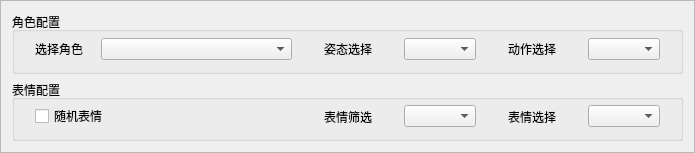
  <widget class="QFrame" name="frame_CharaCfg">
   <property name="geometry">
    <rect>
     <x>20</x>
     <y>420</y>
     <width>695</width>
     <height>153</height>
    </rect>
   </property>
   <property name="frameShape">
    <enum>QFrame::Shape::StyledPanel</enum>
   </property>
   <property name="frameShadow">
    <enum>QFrame::Shadow::Raised</enum>
   </property>
   <layout class="QVBoxLayout" name="verticalLayout_4">
    <item>
     <widget class="QGroupBox" name="groupBox_CharaSelect">
      <property name="title">
       <string>角色配置</string>
      </property>
      <layout class="QHBoxLayout" name="horizontalLayout_25">
       <property name="leftMargin">
        <number>20</number>
       </property>
       <property name="topMargin">
        <number>0</number>
       </property>
       <property name="rightMargin">
        <number>20</number>
       </property>
       <property name="bottomMargin">
        <number>5</number>
       </property>
       <item>
        <widget class="QLabel" name="label_charaSelect">
         <property name="sizePolicy">
          <sizepolicy hsizetype="Fixed" vsizetype="Preferred">
           <horstretch>1</horstretch>
           <verstretch>0</verstretch>
          </sizepolicy>
         </property>
         <property name="minimumSize">
          <size>
           <width>60</width>
           <height>0</height>
          </size>
         </property>
         <property name="text">
          <string>选择角色</string>
         </property>
        </widget>
       </item>
       <item>
        <widget class="QComboBox" name="comboBox_charaSelect">
         <property name="sizePolicy">
          <sizepolicy hsizetype="Preferred" vsizetype="Fixed">
           <horstretch>1</horstretch>
           <verstretch>0</verstretch>
          </sizepolicy>
         </property>
         <property name="minimumSize">
          <size>
           <width>150</width>
           <height>0</height>
          </size>
         </property>
        </widget>
       </item>
       <item>
        <widget class="QLabel" name="label_poiseSelect">
         <property name="sizePolicy">
          <sizepolicy hsizetype="Fixed" vsizetype="Preferred">
           <horstretch>1</horstretch>
           <verstretch>0</verstretch>
          </sizepolicy>
         </property>
         <property name="minimumSize">
          <size>
           <width>100</width>
           <height>0</height>
          </size>
         </property>
         <property name="text">
          <string>姿态选择</string>
         </property>
         <property name="alignment">
          <set>Qt::AlignmentFlag::AlignCenter</set>
         </property>
        </widget>
       </item>
       <item>
        <widget class="QComboBox" name="comboBox_poiseSelect">
         <property name="sizePolicy">
          <sizepolicy hsizetype="Fixed" vsizetype="Fixed">
           <horstretch>1</horstretch>
           <verstretch>0</verstretch>
          </sizepolicy>
         </property>
        </widget>
       </item>
       <item>
        <widget class="QLabel" name="label_posSelect">
         <property name="sizePolicy">
          <sizepolicy hsizetype="Fixed" vsizetype="Preferred">
           <horstretch>1</horstretch>
           <verstretch>0</verstretch>
          </sizepolicy>
         </property>
         <property name="minimumSize">
          <size>
           <width>100</width>
           <height>0</height>
          </size>
         </property>
         <property name="text">
          <string>动作选择</string>
         </property>
         <property name="alignment">
          <set>Qt::AlignmentFlag::AlignCenter</set>
         </property>
        </widget>
       </item>
       <item>
        <widget class="QComboBox" name="comboBox_posSelect">
         <property name="sizePolicy">
          <sizepolicy hsizetype="Fixed" vsizetype="Fixed">
           <horstretch>1</horstretch>
           <verstretch>0</verstretch>
          </sizepolicy>
         </property>
        </widget>
       </item>
      </layout>
     </widget>
    </item>
    <item>
     <widget class="QGroupBox" name="groupBox_EmotionSelect">
      <property name="title">
       <string>表情配置</string>
      </property>
      <layout class="QHBoxLayout" name="horizontalLayout_26">
       <property name="leftMargin">
        <number>20</number>
       </property>
       <property name="topMargin">
        <number>0</number>
       </property>
       <property name="rightMargin">
        <number>20</number>
       </property>
       <property name="bottomMargin">
        <number>5</number>
       </property>
       <item>
        <widget class="QCheckBox" name="checkBox_randomEmotion">
         <property name="sizePolicy">
          <sizepolicy hsizetype="Preferred" vsizetype="Fixed">
           <horstretch>2</horstretch>
           <verstretch>0</verstretch>
          </sizepolicy>
         </property>
         <property name="minimumSize">
          <size>
           <width>235</width>
           <height>0</height>
          </size>
         </property>
         <property name="text">
          <string>随机表情</string>
         </property>
        </widget>
       </item>
       <item>
        <widget class="QLabel" name="label_emotionFilter">
         <property name="sizePolicy">
          <sizepolicy hsizetype="Fixed" vsizetype="Preferred">
           <horstretch>1</horstretch>
           <verstretch>0</verstretch>
          </sizepolicy>
         </property>
         <property name="minimumSize">
          <size>
           <width>100</width>
           <height>0</height>
          </size>
         </property>
         <property name="text">
          <string>表情筛选</string>
         </property>
         <property name="alignment">
          <set>Qt::AlignmentFlag::AlignCenter</set>
         </property>
        </widget>
       </item>
       <item>
        <widget class="QComboBox" name="comboBox_emotionFilter">
         <property name="sizePolicy">
          <sizepolicy hsizetype="Fixed" vsizetype="Fixed">
           <horstretch>1</horstretch>
           <verstretch>0</verstretch>
          </sizepolicy>
         </property>
        </widget>
       </item>
       <item>
        <widget class="QLabel" name="label_emotionSelect">
         <property name="sizePolicy">
          <sizepolicy hsizetype="Fixed" vsizetype="Preferred">
           <horstretch>1</horstretch>
           <verstretch>0</verstretch>
          </sizepolicy>
         </property>
         <property name="minimumSize">
          <size>
           <width>100</width>
           <height>0</height>
          </size>
         </property>
         <property name="text">
          <string>表情选择</string>
         </property>
         <property name="alignment">
          <set>Qt::AlignmentFlag::AlignCenter</set>
         </property>
        </widget>
       </item>
       <item>
        <widget class="QComboBox" name="comboBox_emotionSelect">
         <property name="sizePolicy">
          <sizepolicy hsizetype="Fixed" vsizetype="Fixed">
           <horstretch>1</horstretch>
           <verstretch>0</verstretch>
          </sizepolicy>
         </property>
        </widget>
       </item>
      </layout>
     </widget>
    </item>
   </layout>
  </widget>
